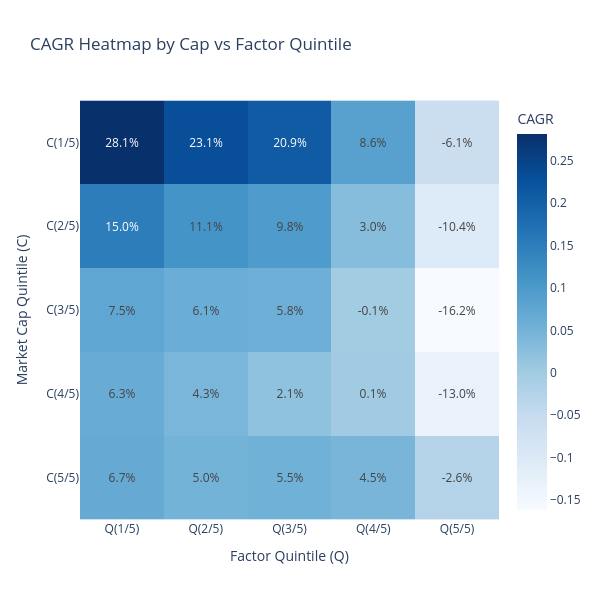

Write notebook code for a chart like this one.
### Code cell
import plotly.express as px

# 3. 시각화
fig = px.imshow(
    cagr_matrix, text_auto=".1%", color_continuous_scale="Blues", aspect="equal",
    title="CAGR Heatmap by Cap vs Factor Quintile", width=600, height=600,
    labels=dict(x="Factor Quintile (Q)", y="Market Cap Quintile (C)", color="CAGR")
)

fig.show()

### Figure 1 — Plotly figure (JSON) as saved in the notebook; plotly's stock layout.template omitted (floating-point values rounded to 4 significant figures)
{"data": [{"coloraxis": "coloraxis", "hovertemplate": "Factor Quintile (Q): %{x}<br>Market Cap Quintile (C): %{y}<br>CAGR: %{z}<extra></extra>", "name": "0", "texttemplate": "%{z:.1%}", "type": "heatmap", "x": ["Q(1/5)", "Q(2/5)", "Q(3/5)", "Q(4/5)", "Q(5/5)"], "xaxis": "x", "y": ["C(1/5)", "C(2/5)", "C(3/5)", "C(4/5)", "C(5/5)"], "yaxis": "y", "z": [[0.2815, 0.2309, 0.2092, 0.0859, -0.06102], [0.15, 0.1112, 0.09752, 0.03032, -0.1038], [0.07534, 0.06104, 0.05766, -0.001077, -0.1618], [0.06336, 0.04325, 0.02065, 0.0008773, -0.1299], [0.06696, 0.05048, 0.05481, 0.04542, -0.02585]]}], "layout": {"coloraxis": {"colorbar": {"title": {"text": "CAGR"}}, "colorscale": [[0, "rgb(247,251,255)"], [0.125, "rgb(222,235,247)"], [0.25, "rgb(198,219,239)"], [0.375, "rgb(158,202,225)"], [0.5, "rgb(107,174,214)"], [0.625, "rgb(66,146,198)"], [0.75, "rgb(33,113,181)"], [0.875, "rgb(8,81,156)"], [1, "rgb(8,48,107)"]]}, "height": 600, "title": {"text": "CAGR Heatmap by Cap vs Factor Quintile"}, "width": 600, "xaxis": {"anchor": "y", "constrain": "domain", "domain": [0, 1], "scaleanchor": "y", "title": {"text": "Factor Quintile (Q)"}}, "yaxis": {"anchor": "x", "autorange": "reversed", "constrain": "domain", "domain": [0, 1], "title": {"text": "Market Cap Quintile (C)"}}}}
